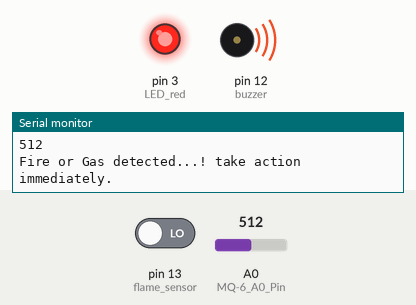
This sketch was run on a simulated Arduino Uno, built with avr-gcc and run on an emulated ATmega328P. On the bench: output pins drawn as LEDs (lit = HIGH), buzzer (waves = sounding, pin HIGH), the last lines printed to the serial monitor. The inputs (shaded band) are chosen by the test bench; at power-on: A0 (MQ-6_A0_Pin) = 512, pin 13 (flame_sensor) LOW.

Above: at 2.0 s.
2.1 s: A0 (MQ-6_A0_Pin) set to 491
At 2.8 s:
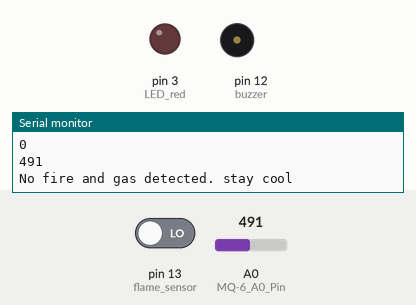
3.9 s: A0 (MQ-6_A0_Pin) set to 510
At 5.6 s:
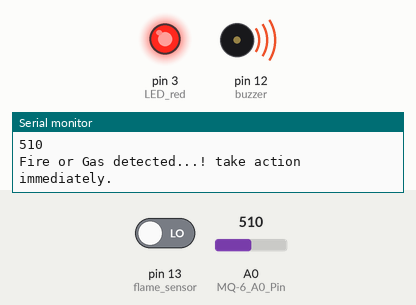
5.9 s: A0 (MQ-6_A0_Pin) set to 490
At 7.5 s:
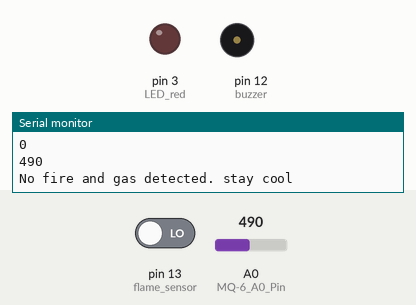
Timing chart, 0 to 9.0 s (numbered marks = the images above; inputs shaded):
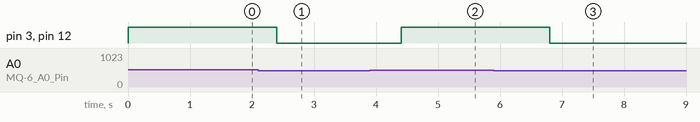

Measured:
- the behaviour switches between 500 and 499 on A0 (MQ-6_A0_Pin) (found by bisection; images 0 and 1)
- after the input at 2.1 s, pin 3 (LED_red), pin 12 (buzzer): HIGH → LOW after 0.30 s
- after the input at 3.9 s, pin 3 (LED_red), pin 12 (buzzer): LOW → HIGH after 0.50 s
- after the input at 5.9 s, pin 3 (LED_red), pin 12 (buzzer): HIGH → LOW after 0.91 s

The sketch:

fire_and_gas.ino
```cpp
int buzzer = 12;//8;
int LED_red = 3;//7;
int LED_green =4;
int flame_sensor = 13;//4;
int flame_detected;
int gas=0;
void setup()
{
  Serial.begin(9600);
  pinMode(A0, INPUT); // MQ-6 A0 Pin
  pinMode(buzzer, OUTPUT);
  pinMode(LED_red, OUTPUT);
  pinMode(flame_sensor, INPUT);
}
void loop()
{
  flame_detected = digitalRead(flame_sensor);
  gas = analogRead(A0);
  Serial.println(flame_detected);
  Serial.println(gas);
  if ((flame_detected == 1) || (gas >= 500))
  {
    Serial.println("Fire or Gas detected...! take action immediately.");
    digitalWrite(buzzer, HIGH);
    digitalWrite(LED_red, HIGH);
    digitalWrite(LED_green, LOW);
    delay(200);
  }
  else
  {
    Serial.println("No fire and gas detected. stay cool");
    digitalWrite(buzzer, LOW);
    digitalWrite(LED_red, LOW);
    digitalWrite(LED_green, HIGH);
  }
  delay(1000);
}
```
